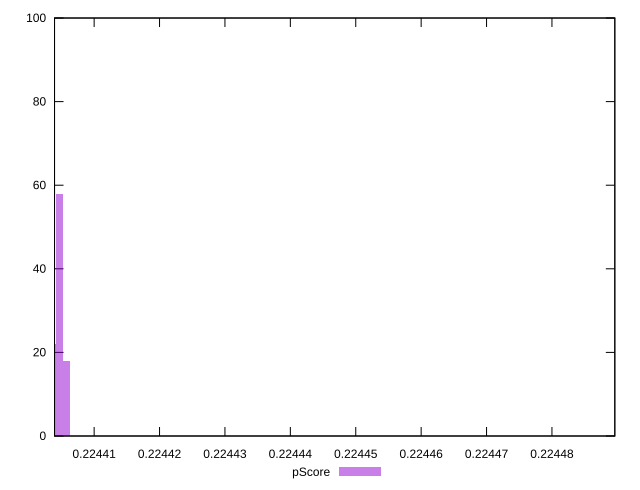

The script that saved this image:
reset

$pScore <<EOF
0.2244900967344864 2
0.22440465545831773 58
0.22440360062774772 22
0.2244057102888877 18
EOF

set key outside below
set boxwidth 0.0000010548305699836313
set xrange [0.22440394367358502:0.22448961268437284]
set yrange [0:100]
set trange [0:100]
set style fill transparent solid 0.5 noborder
set terminal svg size 640, 490 enhanced background rgb 'white'
set output "report_00019_2021-02-10T18-14-37.922Z//uses-long-cache-ttl/samples/pages+cached+noadtech+nomedia+nocss/pScore/histogram.svg"

plot $pScore title "pScore" with boxes

reset
